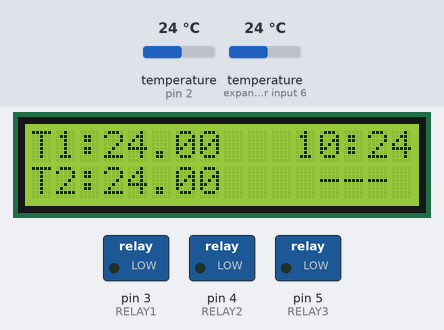
A sketch run on a simulated Arduino Uno, built with avr-gcc and run on an emulated ATmega328P. Shown: 16×2 character LCD, switched loads named in the sketch (green lamp = pin HIGH). The test bench sets the inputs (shaded band); at power-on: temperature (sensors on pin 2, expander input 6) 24 °C. The local clock reads 2024-03-15 10:24:30 at power-on unless the sketch sets it.

Above: at 2.0 s.
2.1 s: temperature (sensor on pin 2) set to 12 °C
At 3.5 s:
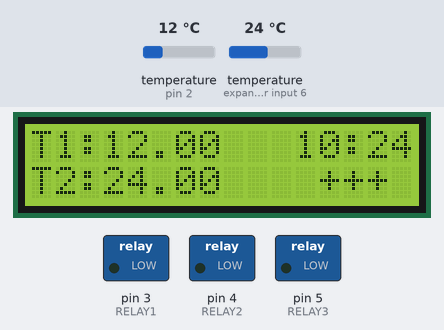
4.2 s: temperature (sensor on expander input 6) set to 12 °C
At 5.4 s:
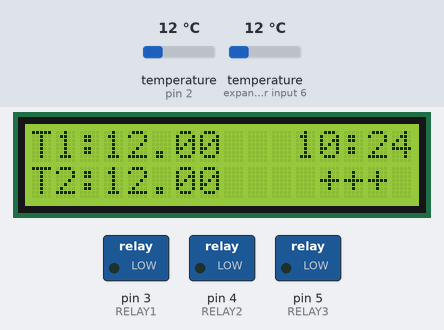
6.3 s: temperature (sensor on pin 2) set to 19 °C
At 8.1 s:
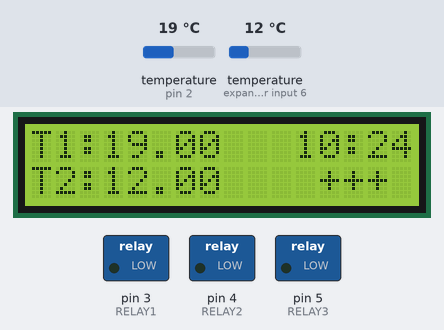
8.4 s: temperature (sensor on expander input 6) set to 19 °C
At 10.0 s:
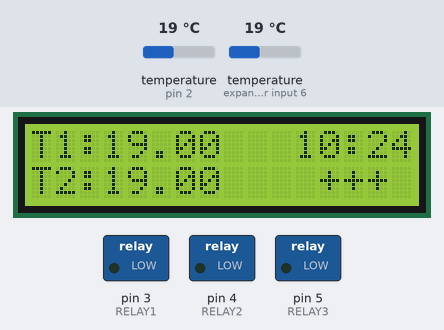
10.5 s: temperature (sensor on pin 2) set to 28 °C
At 11.5 s:
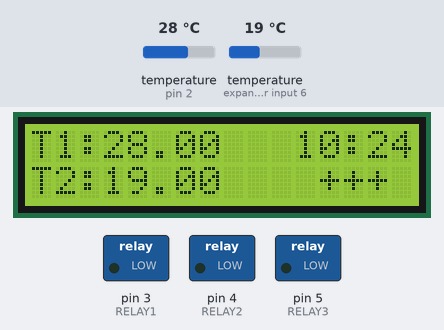
12.6 s: temperature (sensor on expander input 6) set to 28 °C
At 14.6 s:
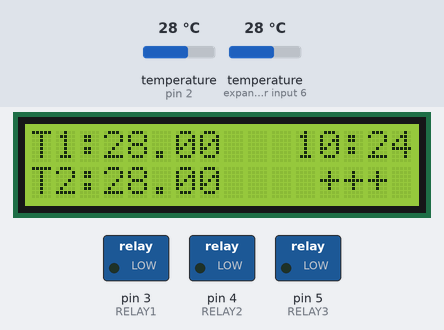
Timing chart, 0 to 16.1 s (numbered marks = the images above; inputs shaded):
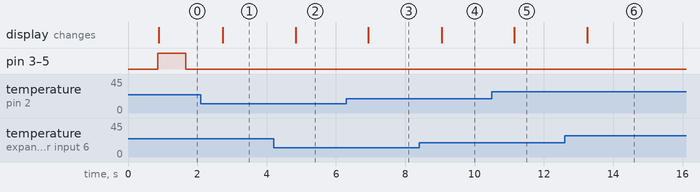

The sketch:

terrarium.ino
```cpp
//YWROBOT
//Compatible with the Arduino IDE 1.0
//Library version:1.1
#include <Wire.h>
#include <LiquidCrystal_I2C.h>
#include <OneWire.h>
#include <DallasTemperature.h>
#include "RTClib.h"

// Data wire is plugged into port 2 on the Arduino --- check
#define ONE_WIRE_BUS 2

// Relays' ports
#define RELAY1 3
#define RELAY2 4
#define RELAY3 5

// Relays' state inverse

#define ON LOW
#define OFF HIGH

// On and off time
#define ON_HOUR 8
#define OFF_HOUR 19

// Setup a oneWire instance to communicate with any OneWire devices (not just Maxim/Dallas temperature ICs)
OneWire oneWire(ONE_WIRE_BUS);

// Pass our oneWire reference to Dallas Temperature.
DallasTemperature sensors(&oneWire);
LiquidCrystal_I2C lcd(0x3F,16,2);  // set the LCD address to 0x3F for a 16 chars and 2 line display

RTC_DS1307 rtc;

float temp1 = 0;
float temp2 = 0;
int nowHour = 0;
int nowMinute = 0;
char relay1state = '-';
char relay2state = '-';
char relay3state = '-';

DateTime now;

void setup()
{
  lcd.init();                      // initialize the lcd
  lcd.backlight();

  // Start up the library
  sensors.begin();
  sensors.requestTemperatures(); // Send the command to get temperatures
  temp1 = sensors.getTempCByIndex(0);
  temp2 = sensors.getTempCByIndex(1);

  if (! rtc.begin()) {
    Serial.println("Couldn't find RTC");
    while (1);
  }

  if (! rtc.isrunning()) {
    Serial.println("RTC is NOT running!");
    // following line sets the RTC to the date & time this sketch was compiled
    rtc.adjust(DateTime(F(__DATE__), F(__TIME__)));
    // This line sets the RTC with an explicit date & time, for example to set
    // January 21, 2014 at 3am you would call:
    // rtc.adjust(DateTime(2014, 1, 21, 3, 0, 0));
  }
  // rtc.adjust(DateTime(F(__DATE__), F(__TIME__))); // line just for time setup
  now = rtc.now();

  nowHour = now.hour();
  nowMinute = now.minute();

  // Setting up relays default off
  pinMode(RELAY1, OUTPUT);
  pinMode(RELAY2, OUTPUT);
  pinMode(RELAY3, OUTPUT);

  digitalWrite(RELAY1, OFF);
  digitalWrite(RELAY2, OFF);
  digitalWrite(RELAY3, OFF);

  printLcd();
}

void printLcd()
{
  lcd.clear();
  lcd.print("T1:");
  lcd.print(temp1);
  lcd.setCursor(11, 0);
  if ((nowHour >= 0) && (nowHour <= 9)) lcd.print('0');
  lcd.print(nowHour);
  lcd.print(':');
  if ((nowMinute >= 0) && (nowMinute <= 9)) lcd.print('0');
  lcd.print(nowMinute);

  lcd.setCursor(0, 1);
  lcd.print("T2:");
  lcd.print(temp2);
  lcd.setCursor(12, 1);
  lcd.print(relay1state);
  lcd.print(relay2state);
  lcd.print(relay3state);
}


void loop()
{
 sensors.requestTemperatures(); // Send the command to get temperatures
 now = rtc.now();
 if ((temp1 != (sensors.getTempCByIndex(0))) || (temp2 != (sensors.getTempCByIndex(1))) || (nowMinute != (now.minute())) )
 {
  temp1 = sensors.getTempCByIndex(0);
  temp2 = sensors.getTempCByIndex(1);
  nowHour = now.hour();
  nowMinute = now.minute();

  printLcd();
 }

 // RELAY1 ON & OFF
 if ( (digitalRead(RELAY1) == OFF) && (nowHour >= ON_HOUR) && (nowHour < OFF_HOUR) )
 {
  digitalWrite(RELAY1, ON);
  relay1state = '+';
 }

 if ( (digitalRead(RELAY1) == ON) && ((nowHour >= OFF_HOUR) || (nowHour < ON_HOUR)) )
 {
  digitalWrite(RELAY1, OFF);
  relay1state = '-';
 }

 // RELAY2 ON & OFF
 if ( (digitalRead(RELAY2) == OFF) && (nowHour >= ON_HOUR) && (nowHour < OFF_HOUR) )
 {
  digitalWrite(RELAY2, ON);
  relay2state = '+';
 }

 if ( (digitalRead(RELAY2) == ON) && ((nowHour >= OFF_HOUR) || (nowHour < ON_HOUR)) )
 {
  digitalWrite(RELAY2, OFF);
  relay2state = '-';
 }

 // RELAY3 ON & OFF
 if ( (digitalRead(RELAY3) == OFF) && (nowHour >= ON_HOUR) && (nowHour < OFF_HOUR) )
 {
  digitalWrite(RELAY3, ON);
  relay3state = '+';
 }

 if ( (digitalRead(RELAY3) == ON) && ((nowHour >= OFF_HOUR) || (nowHour < ON_HOUR)) )
 {
  digitalWrite(RELAY3, OFF);
  relay3state = '-';
 }


 delay(250);

}
```

Measured:
- after the input at 2.1 s, the display: changes after 0.63 s (image 1)
- after the input at 4.2 s, the display: changes after 0.64 s (image 2)
- after the input at 6.3 s, the display: changes after 0.64 s (image 3)
- after the input at 8.4 s, the display: changes after 0.65 s (image 4)
- after the input at 10.5 s, the display: changes after 0.64 s (image 5)
- after the input at 12.6 s, the display: changes after 0.65 s (image 6)
